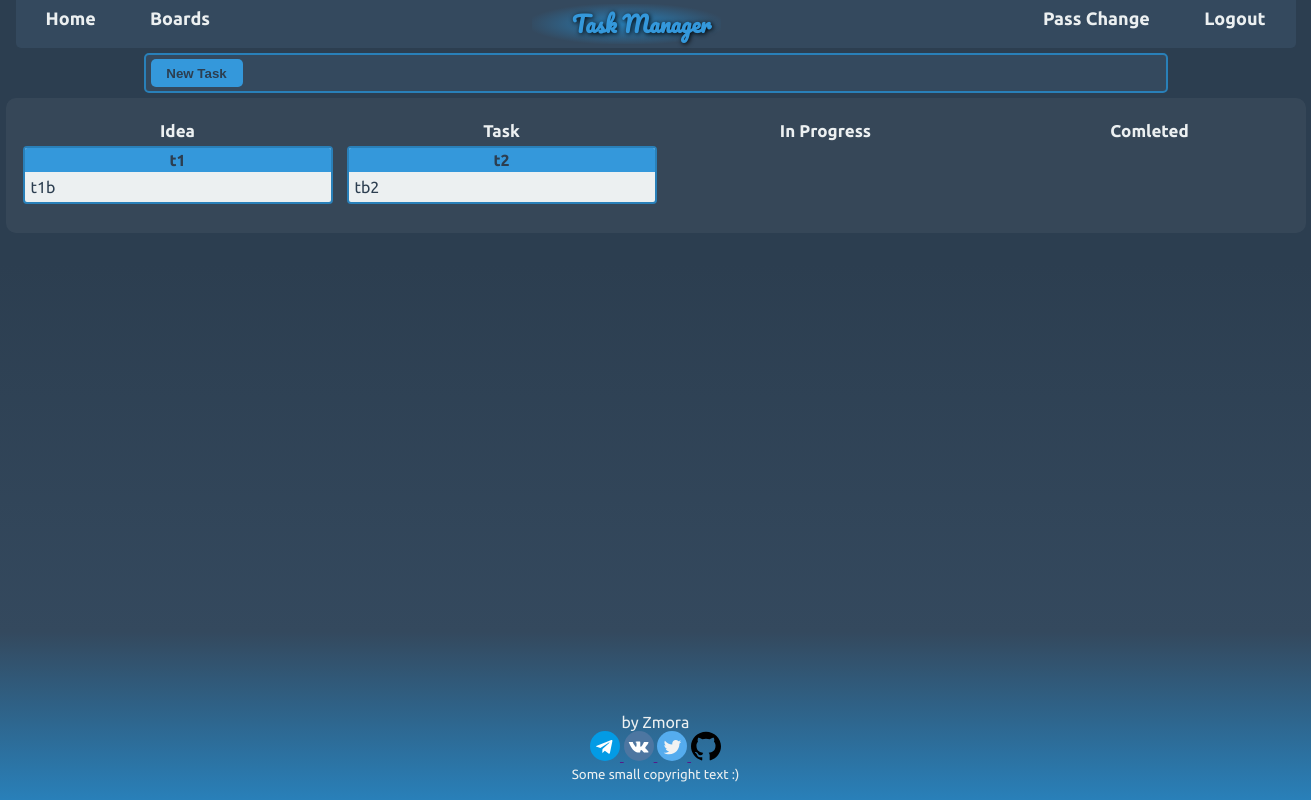
/taskboard/3 (signed in), run on the app's committed database.
### task_manager/models.py (models this page shows, shortened)
class Task(models.Model):
	STAGE_CHOICE = (
		(1, 'Idea'),
		(2, 'Task'),
		(3, 'In Progress'),
		(4, 'Comleted'))
	COLOR_CHOICE = (
		('bg1', 'Red'),
		('bg2', 'Green'),
		('bg3', 'Orange'),
		('bg4', 'Lilac'),
		('bg5', 'Blue'),)
	title = models.CharField(max_length=32)
	body = models.CharField(max_length=185)
	stage = models.IntegerField(choices=STAGE_CHOICE, default=1)
	bg = models.CharField(max_length=3, choices=COLOR_CHOICE, default='bg5')
	pub_date = models.DateTimeField(auto_now_add=True)
	last_change = models.DateTimeField(auto_now=True)
	board = models.ForeignKey(TaskBoard, on_delete=models.CASCADE,
		related_name='tasks')
	class Meta:
		ordering = ['-last_change']
		verbose_name = 'Task'
		verbose_name_plural = 'Tasks'

### task_manager/views.py (the view, shortened to what this page needs)
# urls.py: path('taskboard/<int:board_id>', TasksView.as_view(),
class TasksView(LoginRequiredMixin, View):
	login_url='login_url'
	def get(self, request, board_id):
		if TaskBoard.objects.get(id=board_id).user != request.user:
			return HttpResponseForbidden('<h1>403 Forbidden</h1>')
		tasks = Task.objects.filter(board=board_id)
		stages = Task.STAGE_CHOICE
		form = TaskForm()
		context = {
			'tasks': tasks,
			'stages': stages,
			'form': form,
		}
		return render(request, 'task_manager/taskboard.html', context=context)

### task_manager/templates/task_manager/taskboard.html (shortened to what this page needs)
{% extends "index.html" %}
{% block main %}
	{% include 'task_manager/includes/task_toolbar.html' %}
	<div class="tasks-container">
		<div class="tasks js-tasks" data-drop-url="{% url 'view_drop' %}">
		{% for stage in stages %}
			<div class="colmn js-col" data-column-id="{{stage.0}}">
				<div class="col-title"> <span> {{stage.1}} </span> </div>
				<div class="col-tasks js-inner">
					{% for task in tasks %}
						{% if  task.stage == stage.0%}
							<div class="card1 js-card"  draggable="true" data-task-id="{{task.id}}" data-task-stage="{{task.stage}}" data-task-title="{{task.title}}" data-task-body="{{task.body}}" data-task-color="{{task.bg}}">
								<div class="card1-title {{task.bg}}"> <span> {{task.title}} </span> </div>
								<div class="card1-body"> <span> {{task.body}} </span> </div>
							</div>
						{% endif %}
					{% endfor %}
				</div>
			</div>
		{% endfor %}
		</div>
	</div>
{% endblock main %}

### static/css/style.css (style rules this page uses)
*, *::before, *::after { box-sizing: border-box; margin: 0; padding: 0; }
body { font-family: 'Ubuntu', sans-serif; height: 100vh; font-size: 16px; font-weight: 400; line-height: normal; color: #ecf0f1; background: rgb(44,62,80); background: linear-gradient(180deg, rgba(44,62,80,1) 33%, rgba(52,73,94,1) 79%, rgba(41,128,185,1) 100%); background-attachment: fixed; }
.tasks-container { width: 1300px; margin: 0 auto; background-color: rgba(255,255,255,0.05); border-radius: 10px; padding: 8px 0; }
.tasks { display: flex; justify-content: space-around; width: auto; margin: 10px 0; padding: 0 10px; }
.colmn { width: auto; height: 100%; border-radius: 2px; margin: 5px 5px; }
.col-title { text-align: center; font-size: 17px; font-weight: 600; width: 310px; margin: 0 2px; }
.card1 { position: relative; color: #2c3e50; background-color: #ecf0f1 ; margin: 6px 2px; height: auto; width: 310px; border-radius: 4px; border: 2px solid #2980b9; cursor: grab; }
.card1-title { height: 24px; text-align: center; font-weight: bold; line-height: 24px; border-top-left-radius: 2px; border-top-right-radius: 2px; }
.bg5 { background-color: #3498db }
.card1-body { padding: 6px; }

### data on the page
Task: title "t1", body "t1b"
Task: title "t2", body "tb2"

### other printed values
{{ stage.1 }} "Idea" "Task" "In Progress" "Comleted"
